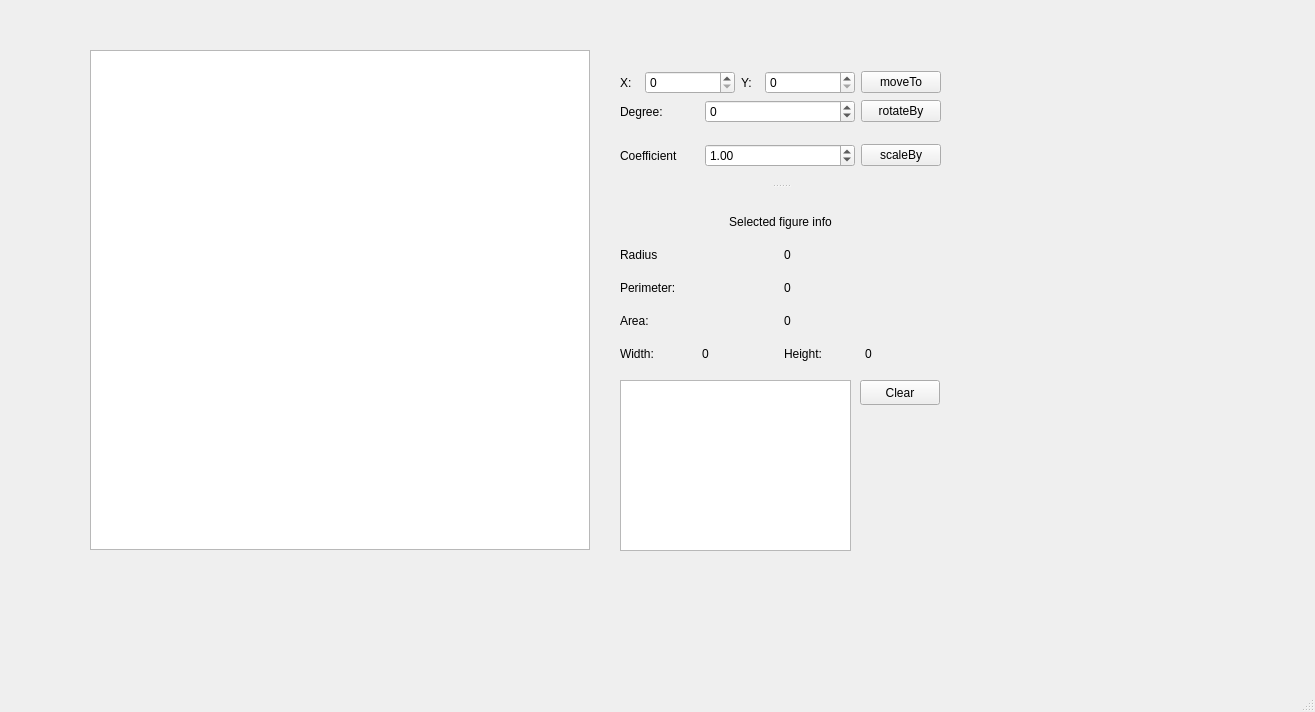
<?xml version="1.0" encoding="UTF-8"?>
<ui version="4.0">
 <class>MainWindow</class>
 <widget class="QMainWindow" name="MainWindow">
  <property name="geometry">
   <rect>
    <x>0</x>
    <y>0</y>
    <width>1315</width>
    <height>712</height>
   </rect>
  </property>
  <property name="windowTitle">
   <string>MainWindow</string>
  </property>
  <property name="toolButtonStyle">
   <enum>Qt::ToolButtonIconOnly</enum>
  </property>
  <property name="animated">
   <bool>true</bool>
  </property>
  <property name="tabShape">
   <enum>QTabWidget::Rounded</enum>
  </property>
  <widget class="QWidget" name="centralwidget">
   <widget class="View" name="view">
    <property name="geometry">
     <rect>
      <x>90</x>
      <y>50</y>
      <width>500</width>
      <height>500</height>
     </rect>
    </property>
    <property name="minimumSize">
     <size>
      <width>500</width>
      <height>500</height>
     </size>
    </property>
    <property name="maximumSize">
     <size>
      <width>500</width>
      <height>500</height>
     </size>
    </property>
   </widget>
   <widget class="QSplitter" name="splitter">
    <property name="geometry">
     <rect>
      <x>620</x>
      <y>56</y>
      <width>321</width>
      <height>311</height>
     </rect>
    </property>
    <property name="orientation">
     <enum>Qt::Vertical</enum>
    </property>
    <widget class="QWidget" name="layoutWidget">
     <layout class="QVBoxLayout" name="verticalLayout_2">
      <item>
       <layout class="QVBoxLayout" name="verticalLayout">
        <item>
         <layout class="QHBoxLayout" name="horizontalLayout">
          <item>
           <widget class="QLabel" name="label">
            <property name="text">
             <string>X:</string>
            </property>
           </widget>
          </item>
          <item>
           <widget class="QSpinBox" name="xPos">
            <property name="minimumSize">
             <size>
              <width>90</width>
              <height>0</height>
             </size>
            </property>
            <property name="maximum">
             <number>500</number>
            </property>
           </widget>
          </item>
          <item>
           <widget class="QLabel" name="label_2">
            <property name="text">
             <string>Y:</string>
            </property>
           </widget>
          </item>
          <item>
           <widget class="QSpinBox" name="yPos">
            <property name="minimumSize">
             <size>
              <width>90</width>
              <height>0</height>
             </size>
            </property>
            <property name="maximum">
             <number>500</number>
            </property>
           </widget>
          </item>
          <item>
           <widget class="QPushButton" name="moveToButton">
            <property name="text">
             <string>moveTo</string>
            </property>
           </widget>
          </item>
         </layout>
        </item>
        <item>
         <layout class="QHBoxLayout" name="horizontalLayout_2">
          <item>
           <widget class="QLabel" name="label_3">
            <property name="text">
             <string>Degree:</string>
            </property>
           </widget>
          </item>
          <item>
           <widget class="QSpinBox" name="rotation">
            <property name="minimumSize">
             <size>
              <width>150</width>
              <height>0</height>
             </size>
            </property>
            <property name="minimum">
             <number>-360</number>
            </property>
            <property name="maximum">
             <number>360</number>
            </property>
           </widget>
          </item>
          <item>
           <widget class="QPushButton" name="rotateButton">
            <property name="minimumSize">
             <size>
              <width>80</width>
              <height>0</height>
             </size>
            </property>
            <property name="text">
             <string>rotateBy</string>
            </property>
           </widget>
          </item>
         </layout>
        </item>
       </layout>
      </item>
      <item>
       <layout class="QHBoxLayout" name="horizontalLayout_3">
        <item>
         <widget class="QLabel" name="label_4">
          <property name="text">
           <string>Coefficient</string>
          </property>
         </widget>
        </item>
        <item>
         <widget class="QDoubleSpinBox" name="coeff">
          <property name="minimumSize">
           <size>
            <width>150</width>
            <height>0</height>
           </size>
          </property>
          <property name="decimals">
           <number>2</number>
          </property>
          <property name="singleStep">
           <double>0.010000000000000</double>
          </property>
          <property name="stepType">
           <enum>QAbstractSpinBox::DefaultStepType</enum>
          </property>
          <property name="value">
           <double>1.000000000000000</double>
          </property>
         </widget>
        </item>
        <item>
         <widget class="QPushButton" name="scaleButton">
          <property name="minimumSize">
           <size>
            <width>80</width>
            <height>0</height>
           </size>
          </property>
          <property name="text">
           <string>scaleBy</string>
          </property>
         </widget>
        </item>
       </layout>
      </item>
     </layout>
    </widget>
    <widget class="QWidget" name="layoutWidget">
     <layout class="QVBoxLayout" name="verticalLayout_3">
      <property name="topMargin">
       <number>20</number>
      </property>
      <item>
       <widget class="QLabel" name="h1">
        <property name="styleSheet">
         <string notr="true">font: 75 14pt &quot;MS Shell Dlg 2&quot;;
color: rgb(0, 0, 0);</string>
        </property>
        <property name="text">
         <string>Selected figure info</string>
        </property>
        <property name="alignment">
         <set>Qt::AlignCenter</set>
        </property>
        <property name="margin">
         <number>0</number>
        </property>
       </widget>
      </item>
      <item>
       <layout class="QHBoxLayout" name="horizontalLayout_4">
        <item>
         <widget class="QLabel" name="label_7">
          <property name="styleSheet">
           <string notr="true">font: 10pt &quot;MS Shell Dlg 2&quot;;
color: rgb(0, 0, 0);</string>
          </property>
          <property name="text">
           <string>Radius</string>
          </property>
          <property name="wordWrap">
           <bool>false</bool>
          </property>
          <property name="margin">
           <number>0</number>
          </property>
          <property name="indent">
           <number>-1</number>
          </property>
         </widget>
        </item>
        <item>
         <widget class="QLabel" name="radiusLabel">
          <property name="styleSheet">
           <string notr="true">font: 75 10pt &quot;Malgun Gothic&quot;;
color: rgb(0, 0, 0);</string>
          </property>
          <property name="text">
           <string>0</string>
          </property>
         </widget>
        </item>
       </layout>
      </item>
      <item>
       <layout class="QHBoxLayout" name="horizontalLayout_5">
        <item>
         <widget class="QLabel" name="label_5">
          <property name="styleSheet">
           <string notr="true">font: 10pt &quot;MS Shell Dlg 2&quot;;
color: rgb(0, 0, 0);</string>
          </property>
          <property name="text">
           <string>Perimeter:</string>
          </property>
         </widget>
        </item>
        <item>
         <widget class="QLabel" name="perimeterLabel">
          <property name="styleSheet">
           <string notr="true">font: 75 10pt &quot;Malgun Gothic&quot;;
color: rgb(0, 0, 0);</string>
          </property>
          <property name="text">
           <string>0</string>
          </property>
         </widget>
        </item>
       </layout>
      </item>
      <item>
       <layout class="QHBoxLayout" name="horizontalLayout_6">
        <item>
         <widget class="QLabel" name="label_6">
          <property name="styleSheet">
           <string notr="true">font: 10pt &quot;MS Shell Dlg 2&quot;;
color: rgb(0, 0, 0);</string>
          </property>
          <property name="text">
           <string>Area:</string>
          </property>
         </widget>
        </item>
        <item>
         <widget class="QLabel" name="areaLabel">
          <property name="styleSheet">
           <string notr="true">font: 75 10pt &quot;Malgun Gothic&quot;;
color: rgb(0, 0, 0);</string>
          </property>
          <property name="text">
           <string>0</string>
          </property>
         </widget>
        </item>
       </layout>
      </item>
      <item>
       <layout class="QHBoxLayout" name="rectangleLayout">
        <item>
         <widget class="QLabel" name="label_8">
          <property name="styleSheet">
           <string notr="true">font: 10pt &quot;MS Shell Dlg 2&quot;;
color: rgb(0, 0, 0);</string>
          </property>
          <property name="text">
           <string>Width:</string>
          </property>
         </widget>
        </item>
        <item>
         <widget class="QLabel" name="widthLabel">
          <property name="styleSheet">
           <string notr="true">font: 75 10pt &quot;Malgun Gothic&quot;;
color: rgb(0, 0, 0);</string>
          </property>
          <property name="text">
           <string>0</string>
          </property>
         </widget>
        </item>
        <item>
         <widget class="QLabel" name="label_9">
          <property name="styleSheet">
           <string notr="true">font: 10pt &quot;MS Shell Dlg 2&quot;;
color: rgb(0, 0, 0);</string>
          </property>
          <property name="text">
           <string>Height:</string>
          </property>
         </widget>
        </item>
        <item>
         <widget class="QLabel" name="heightLabel">
          <property name="styleSheet">
           <string notr="true">font: 75 10pt &quot;Malgun Gothic&quot;;
color: rgb(0, 0, 0);</string>
          </property>
          <property name="text">
           <string>0</string>
          </property>
         </widget>
        </item>
       </layout>
      </item>
     </layout>
    </widget>
   </widget>
   <widget class="QGraphicsView" name="canvasView">
    <property name="geometry">
     <rect>
      <x>620</x>
      <y>380</y>
      <width>231</width>
      <height>171</height>
     </rect>
    </property>
   </widget>
   <widget class="QPushButton" name="clearButton">
    <property name="geometry">
     <rect>
      <x>860</x>
      <y>380</y>
      <width>80</width>
      <height>25</height>
     </rect>
    </property>
    <property name="text">
     <string>Clear</string>
    </property>
   </widget>
  </widget>
  <widget class="QMenuBar" name="menubar">
   <property name="geometry">
    <rect>
     <x>0</x>
     <y>0</y>
     <width>1315</width>
     <height>25</height>
    </rect>
   </property>
  </widget>
  <widget class="QStatusBar" name="statusbar"/>
 </widget>
 <customwidgets>
  <customwidget>
   <class>View</class>
   <extends>QGraphicsView</extends>
   <header location="global">view.h</header>
  </customwidget>
 </customwidgets>
 <resources/>
 <connections/>
</ui>
